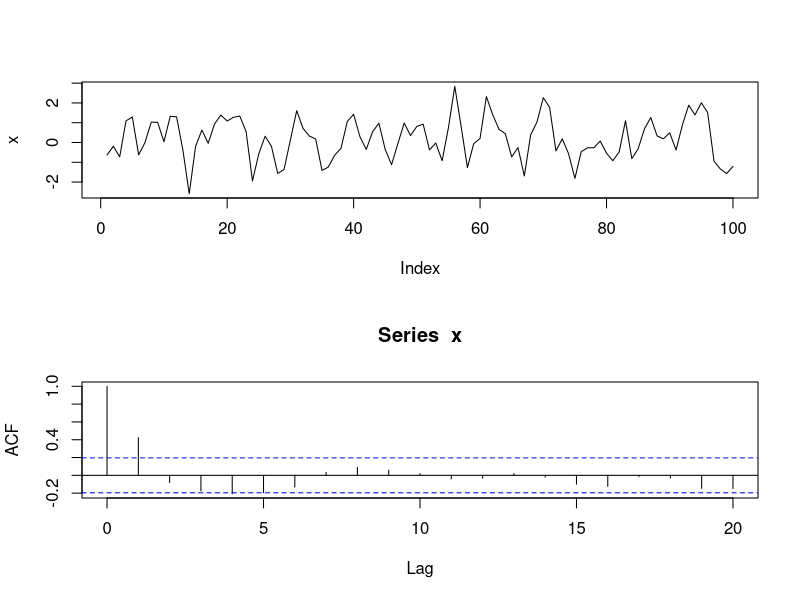
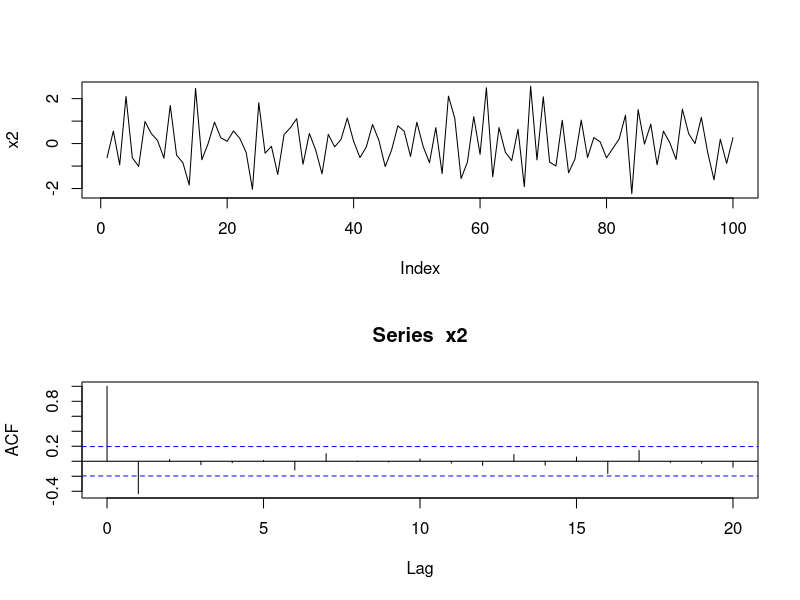

Source code (R) for these figures, in order:
# Moving Average Proces (MA(1), parameter = 0.6)
set.seed(1)
x <- w <- rnorm(100)
for (t in 2:100) 
  x[t] <- w[t] + 0.6*w[t-1]
layout(1:2)
plot(x, type="l")
acf(x) # for k(lag) > q(number of parameters), acf = 0

# Simulate moving average to fit the above generated series
# Arima function, setting AR and Integrated paramter = 0
x.ma <- arima(x, order=c(0, 0, 1)) 
x.ma
# Ouput shows Standard erord, estimated variance
# loglikelihood and Akaike Information Criterion also
# Arima also intercept intercept term as it do no subtract mean value of series
# CI for parameter
0.6023 + c(-1.96, 1.96)*0.0827

# Moving Average Proces (MA(1), parameter = -0.6)
set.seed(1)
x2 <- w <- rnorm(100)
for (t in 2:100) 
  x2[t] <- w[t] -0.6*w[t-1]
layout(1:2)
plot(x2, type="l")
acf(x2) # for k(lag) > q(number of parameters), acf = 0

# Simulate moving average to fit the above generated series
# Arima function, setting AR and Integrated paramter = 0
x2.ma <- arima(x2, order=c(0, 0, 1)) 
x2.ma
# CI for parameter
-0.7298 + c(-1.96, 1.96)* 0.1008 

# MA(3) - significant peaks at k =1,2,3 and insignificant peaks for k > 3
